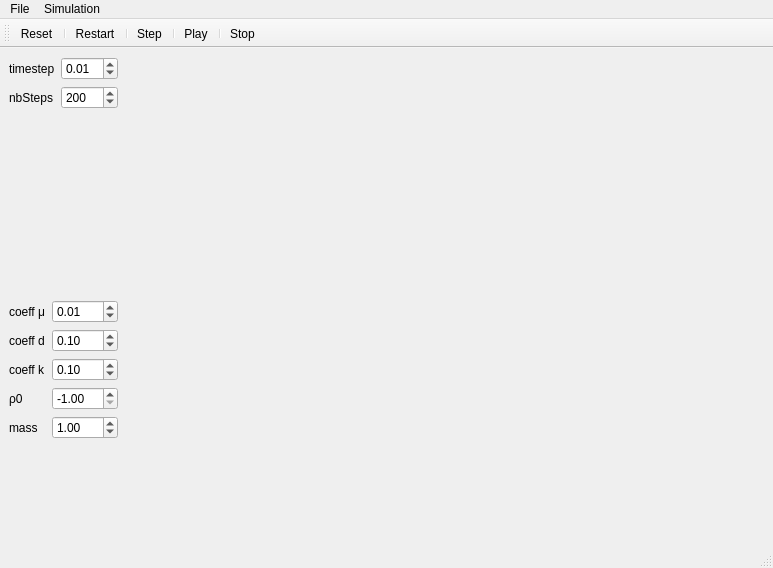
<?xml version="1.0" encoding="UTF-8"?>
<ui version="4.0">
 <class>MainWindow</class>
 <widget class="QMainWindow" name="MainWindow">
  <property name="geometry">
   <rect>
    <x>0</x>
    <y>0</y>
    <width>727</width>
    <height>480</height>
   </rect>
  </property>
  <property name="windowTitle">
   <string>MainWindow</string>
  </property>
  <widget class="QWidget" name="centralwidget">
   <layout class="QHBoxLayout" name="horizontalLayout_2">
    <item>
     <layout class="QHBoxLayout" name="horizontalLayout">
      <item>
       <layout class="QVBoxLayout" name="verticalLayout">
        <item>
         <layout class="QFormLayout" name="formLayout_2">
          <item row="0" column="0">
           <widget class="QLabel" name="label_timestep">
            <property name="text">
             <string>timestep</string>
            </property>
           </widget>
          </item>
          <item row="1" column="0">
           <widget class="QLabel" name="label_nbSteps">
            <property name="text">
             <string>nbSteps</string>
            </property>
           </widget>
          </item>
          <item row="1" column="1">
           <widget class="QSpinBox" name="spinBox_nbSteps">
            <property name="maximumSize">
             <size>
              <width>200</width>
              <height>100</height>
             </size>
            </property>
            <property name="maximum">
             <number>1000</number>
            </property>
            <property name="value">
             <number>200</number>
            </property>
           </widget>
          </item>
          <item row="0" column="1">
           <widget class="QDoubleSpinBox" name="spinBox_timestep">
            <property name="maximumSize">
             <size>
              <width>200</width>
              <height>100</height>
             </size>
            </property>
            <property name="value">
             <double>0.010000000000000</double>
            </property>
           </widget>
          </item>
         </layout>
        </item>
        <item>
         <layout class="QFormLayout" name="formLayout">
          <property name="fieldGrowthPolicy">
           <enum>QFormLayout::AllNonFixedFieldsGrow</enum>
          </property>
          <item row="0" column="0">
           <widget class="QLabel" name="label_mu">
            <property name="text">
             <string>coeff μ</string>
            </property>
           </widget>
          </item>
          <item row="0" column="1">
           <widget class="QDoubleSpinBox" name="spinBox_mu">
            <property name="maximumSize">
             <size>
              <width>200</width>
              <height>100</height>
             </size>
            </property>
            <property name="value">
             <double>0.010000000000000</double>
            </property>
           </widget>
          </item>
          <item row="1" column="0">
           <widget class="QLabel" name="label_d">
            <property name="text">
             <string>coeff d</string>
            </property>
           </widget>
          </item>
          <item row="1" column="1">
           <widget class="QDoubleSpinBox" name="spinBox_d">
            <property name="maximumSize">
             <size>
              <width>200</width>
              <height>100</height>
             </size>
            </property>
            <property name="value">
             <double>0.100000000000000</double>
            </property>
           </widget>
          </item>
          <item row="2" column="0">
           <widget class="QLabel" name="label_k">
            <property name="text">
             <string>coeff k</string>
            </property>
           </widget>
          </item>
          <item row="2" column="1">
           <widget class="QDoubleSpinBox" name="spinBox_k">
            <property name="maximumSize">
             <size>
              <width>200</width>
              <height>100</height>
             </size>
            </property>
            <property name="value">
             <double>0.100000000000000</double>
            </property>
           </widget>
          </item>
          <item row="3" column="0">
           <widget class="QLabel" name="label_rho0">
            <property name="text">
             <string>ρ0</string>
            </property>
           </widget>
          </item>
          <item row="3" column="1">
           <widget class="QDoubleSpinBox" name="spinBox_rho0">
            <property name="maximumSize">
             <size>
              <width>200</width>
              <height>100</height>
             </size>
            </property>
            <property name="minimum">
             <double>-1.000000000000000</double>
            </property>
            <property name="value">
             <double>-1.000000000000000</double>
            </property>
           </widget>
          </item>
          <item row="4" column="0">
           <widget class="QLabel" name="label_mass">
            <property name="text">
             <string>mass</string>
            </property>
           </widget>
          </item>
          <item row="4" column="1">
           <widget class="QDoubleSpinBox" name="spinBox_mass">
            <property name="maximumSize">
             <size>
              <width>200</width>
              <height>100</height>
             </size>
            </property>
            <property name="maximum">
             <double>10.000000000000000</double>
            </property>
            <property name="value">
             <double>1.000000000000000</double>
            </property>
           </widget>
          </item>
         </layout>
        </item>
       </layout>
      </item>
      <item>
       <spacer name="horizontalSpacer">
        <property name="orientation">
         <enum>Qt::Horizontal</enum>
        </property>
        <property name="sizeHint" stdset="0">
         <size>
          <width>40</width>
          <height>20</height>
         </size>
        </property>
       </spacer>
      </item>
      <item>
       <widget class="saViewer" name="viewer" native="true">
        <property name="minimumSize">
         <size>
          <width>640</width>
          <height>480</height>
         </size>
        </property>
        <zorder>verticalLayoutWidget</zorder>
       </widget>
      </item>
     </layout>
    </item>
   </layout>
  </widget>
  <widget class="QMenuBar" name="menubar">
   <property name="geometry">
    <rect>
     <x>0</x>
     <y>0</y>
     <width>727</width>
     <height>25</height>
    </rect>
   </property>
   <widget class="QMenu" name="menuFile">
    <property name="title">
     <string>File</string>
    </property>
    <addaction name="actionQuit"/>
   </widget>
   <widget class="QMenu" name="menuSimulation">
    <property name="title">
     <string>Simulation</string>
    </property>
    <addaction name="actionReset"/>
    <addaction name="separator"/>
    <addaction name="actionRestart"/>
    <addaction name="separator"/>
    <addaction name="actionStep"/>
    <addaction name="separator"/>
    <addaction name="actionPlay"/>
    <addaction name="separator"/>
    <addaction name="actionStop"/>
   </widget>
   <addaction name="menuFile"/>
   <addaction name="menuSimulation"/>
  </widget>
  <widget class="QStatusBar" name="statusbar"/>
  <widget class="QToolBar" name="toolBar">
   <property name="windowTitle">
    <string>toolBar</string>
   </property>
   <attribute name="toolBarArea">
    <enum>TopToolBarArea</enum>
   </attribute>
   <attribute name="toolBarBreak">
    <bool>false</bool>
   </attribute>
   <addaction name="actionReset"/>
   <addaction name="separator"/>
   <addaction name="actionRestart"/>
   <addaction name="separator"/>
   <addaction name="actionStep"/>
   <addaction name="separator"/>
   <addaction name="actionPlay"/>
   <addaction name="separator"/>
   <addaction name="actionStop"/>
  </widget>
  <action name="actionQuit">
   <property name="text">
    <string>Quit</string>
   </property>
   <property name="toolTip">
    <string>Quitter l'application</string>
   </property>
   <property name="whatsThis">
    <string>Quitter l'application</string>
   </property>
   <property name="shortcut">
    <string>Ctrl+Q</string>
   </property>
   <property name="softKeyRole">
    <enum>QAction::NoSoftKey</enum>
   </property>
  </action>
  <action name="actionReset">
   <property name="text">
    <string>Reset</string>
   </property>
   <property name="toolTip">
    <string>Réinitialise la simulation</string>
   </property>
   <property name="shortcut">
    <string>Ctrl+R</string>
   </property>
  </action>
  <action name="actionStep">
   <property name="text">
    <string>Step</string>
   </property>
   <property name="toolTip">
    <string>Calcul un pas de la simulation</string>
   </property>
   <property name="shortcut">
    <string>Ctrl+Shift+S</string>
   </property>
  </action>
  <action name="actionPlay">
   <property name="text">
    <string>Play</string>
   </property>
   <property name="toolTip">
    <string>Démarre la simulation</string>
   </property>
   <property name="shortcut">
    <string>Ctrl+P</string>
   </property>
  </action>
  <action name="actionStop">
   <property name="text">
    <string>Stop</string>
   </property>
   <property name="toolTip">
    <string>Arrête le calcul de simulation</string>
   </property>
   <property name="shortcut">
    <string>Ctrl+E</string>
   </property>
  </action>
  <action name="actionRestart">
   <property name="text">
    <string>Restart</string>
   </property>
   <property name="toolTip">
    <string>Remet les particules à la position initiale</string>
   </property>
   <property name="shortcut">
    <string>Ctrl+B</string>
   </property>
  </action>
 </widget>
 <customwidgets>
  <customwidget>
   <class>saViewer</class>
   <extends>QWidget</extends>
   <header location="global">saViewer.h</header>
   <container>1</container>
  </customwidget>
 </customwidgets>
 <resources/>
 <connections/>
 <slots>
  <slot>openFile()</slot>
 </slots>
</ui>
